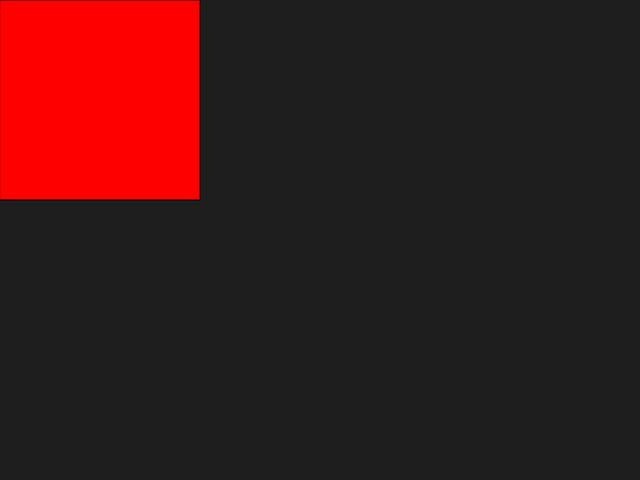
Frame 1 (no input)
Frame 60 (no input): identical to frame 1, image omitted
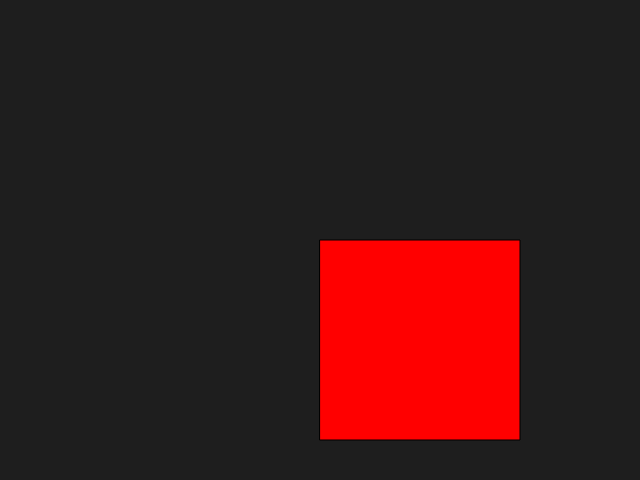
Frame 120 (the mouse pressed at the canvas centre since frame 60)

The p5.js sketch that drew these frames (run headless with seeded random() and noise() and a simulated clock; from frame 60 on, the mouse is pressed at the canvas centre):

// p5.js sketch
// ── sketch.js
// this "sets up" our program - happens only ONCE
function setup() {
	//xy dimension in pixels of our "canvas"
	createCanvas(640, 480); 

	//background color in greyscale (0-255)
	//background(30);

	//for error and testing
	//console.log("Yo, I'm the set up and I only work once");
	
}

// This "draws" our code - it happens REPEATEDLY
function draw() {
	
	//background color in greyscale (0-255)
	background(30);

	//console.log("hey, I draw and I loop continuously");

	// draws a circle x,y,w,[h]
	//ellipse(200, 200, 200);

	//"fill" shape with color, can be greyscale, greyscale w/alpha, rgb, etc.
	// has many options for params - see reference page!
	// rgb example takes r, g, b param args values from 0-255
	fill(255, 0, 0);

	// draws a rectangle x,y,w,h
	// mouseX, mouseY recognize mouse positions as xy coords
	rect(mouseX, mouseY, 200, 200);
}
